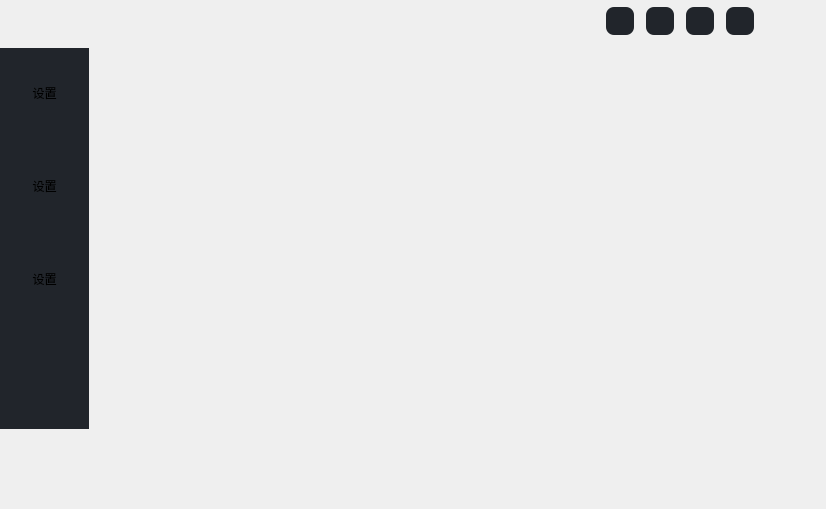
<?xml version="1.0" encoding="UTF-8"?>
<ui version="4.0">
 <class>Form</class>
 <widget class="QWidget" name="Form">
  <property name="geometry">
   <rect>
    <x>0</x>
    <y>0</y>
    <width>826</width>
    <height>509</height>
   </rect>
  </property>
  <property name="windowTitle">
   <string>Form</string>
  </property>
  <widget class="QLabel" name="backgraoud">
   <property name="geometry">
    <rect>
     <x>-90</x>
     <y>-110</y>
     <width>942</width>
     <height>645</height>
    </rect>
   </property>
   <property name="text">
    <string/>
   </property>
   <property name="pixmap">
    <pixmap>pic/background.png</pixmap>
   </property>
   <property name="scaledContents">
    <bool>true</bool>
   </property>
  </widget>
  <widget class="QLabel" name="top">
   <property name="geometry">
    <rect>
     <x>-92</x>
     <y>-10</y>
     <width>942</width>
     <height>68</height>
    </rect>
   </property>
   <property name="text">
    <string/>
   </property>
   <property name="pixmap">
    <pixmap>pic/topLeft.png</pixmap>
   </property>
   <property name="scaledContents">
    <bool>true</bool>
   </property>
  </widget>
  <widget class="QWidget" name="layoutWidget">
   <property name="geometry">
    <rect>
     <x>600</x>
     <y>-180</y>
     <width>161</width>
     <height>402</height>
    </rect>
   </property>
   <layout class="QHBoxLayout" name="rightButtons">
    <item>
     <widget class="QPushButton" name="settingsTopBtn">
      <property name="minimumSize">
       <size>
        <width>28</width>
        <height>28</height>
       </size>
      </property>
      <property name="maximumSize">
       <size>
        <width>28</width>
        <height>28</height>
       </size>
      </property>
      <property name="cursor">
       <cursorShape>PointingHandCursor</cursorShape>
      </property>
      <property name="toolTip">
       <string>Settings</string>
      </property>
      <property name="autoFillBackground">
       <bool>false</bool>
      </property>
      <property name="styleSheet">
       <string notr="true">QPushButton {
    background-color: rgb(33, 37, 43);
    border: none;
    border-radius: 8px;
    padding: 6px;
}

QPushButton:hover {
    background-color: rgb(45, 50, 60);
}

QPushButton:pressed {
    background-color: rgb(25, 28, 33);
}
</string>
      </property>
      <property name="text">
       <string/>
      </property>
      <property name="icon">
       <iconset>
        <normaloff>pic/set.png</normaloff>pic/set.png</iconset>
      </property>
      <property name="iconSize">
       <size>
        <width>18</width>
        <height>18</height>
       </size>
      </property>
     </widget>
    </item>
    <item>
     <widget class="QPushButton" name="minimizeAppBtn">
      <property name="minimumSize">
       <size>
        <width>28</width>
        <height>28</height>
       </size>
      </property>
      <property name="maximumSize">
       <size>
        <width>28</width>
        <height>28</height>
       </size>
      </property>
      <property name="cursor">
       <cursorShape>PointingHandCursor</cursorShape>
      </property>
      <property name="toolTip">
       <string>Minimize</string>
      </property>
      <property name="autoFillBackground">
       <bool>false</bool>
      </property>
      <property name="styleSheet">
       <string notr="true">QPushButton {
    background-color: rgb(33, 37, 43);
    border: none;
    border-radius: 8px;
    padding: 6px;
}

QPushButton:hover {
    background-color: rgb(45, 50, 60);
}

QPushButton:pressed {
    background-color: rgb(25, 28, 33);
}
</string>
      </property>
      <property name="text">
       <string/>
      </property>
      <property name="icon">
       <iconset>
        <normaloff>pic/min.png</normaloff>pic/min.png</iconset>
      </property>
      <property name="iconSize">
       <size>
        <width>18</width>
        <height>18</height>
       </size>
      </property>
     </widget>
    </item>
    <item>
     <widget class="QPushButton" name="maximizeRestoreAppBtn">
      <property name="minimumSize">
       <size>
        <width>28</width>
        <height>28</height>
       </size>
      </property>
      <property name="maximumSize">
       <size>
        <width>28</width>
        <height>28</height>
       </size>
      </property>
      <property name="font">
       <font>
        <family>Segoe UI</family>
        <pointsize>10</pointsize>
        <italic>false</italic>
        <bold>false</bold>
        <stylestrategy>PreferDefault</stylestrategy>
       </font>
      </property>
      <property name="cursor">
       <cursorShape>PointingHandCursor</cursorShape>
      </property>
      <property name="toolTip">
       <string>Maximize</string>
      </property>
      <property name="autoFillBackground">
       <bool>false</bool>
      </property>
      <property name="styleSheet">
       <string notr="true">QPushButton {
    background-color: rgb(33, 37, 43);
    border: none;
    border-radius: 8px;
    padding: 6px;
}

QPushButton:hover {
    background-color: rgb(45, 50, 60);
}

QPushButton:pressed {
    background-color: rgb(25, 28, 33);
}
</string>
      </property>
      <property name="text">
       <string/>
      </property>
      <property name="icon">
       <iconset>
        <normaloff>pic/max.png</normaloff>pic/max.png</iconset>
      </property>
      <property name="iconSize">
       <size>
        <width>18</width>
        <height>18</height>
       </size>
      </property>
     </widget>
    </item>
    <item>
     <widget class="QPushButton" name="closeAppBtn">
      <property name="minimumSize">
       <size>
        <width>28</width>
        <height>28</height>
       </size>
      </property>
      <property name="maximumSize">
       <size>
        <width>28</width>
        <height>28</height>
       </size>
      </property>
      <property name="cursor">
       <cursorShape>PointingHandCursor</cursorShape>
      </property>
      <property name="toolTip">
       <string>Close</string>
      </property>
      <property name="autoFillBackground">
       <bool>false</bool>
      </property>
      <property name="styleSheet">
       <string notr="true">QPushButton {
    background-color: rgb(33, 37, 43);
    border: none;
    border-radius: 8px;
    padding: 6px;
}

QPushButton:hover {
    background-color: rgb(45, 50, 60);
}

QPushButton:pressed {
    background-color: rgb(25, 28, 33);
}
</string>
      </property>
      <property name="text">
       <string/>
      </property>
      <property name="icon">
       <iconset>
        <normaloff>pic/exit.png</normaloff>pic/exit.png</iconset>
      </property>
      <property name="iconSize">
       <size>
        <width>16</width>
        <height>16</height>
       </size>
      </property>
     </widget>
    </item>
   </layout>
  </widget>
  <widget class="QWidget" name="sideBar" native="true">
   <property name="geometry">
    <rect>
     <x>0</x>
     <y>48</y>
     <width>89</width>
     <height>381</height>
    </rect>
   </property>
   <property name="styleSheet">
    <string notr="true">QWidget{
	background-color: rgb(33, 37, 43);  /* 设置背景色为灰色 */
}
</string>
   </property>
   <layout class="QGridLayout" name="gridLayout">
    <property name="leftMargin">
     <number>0</number>
    </property>
    <property name="topMargin">
     <number>0</number>
    </property>
    <property name="rightMargin">
     <number>0</number>
    </property>
    <property name="bottomMargin">
     <number>0</number>
    </property>
    <property name="spacing">
     <number>0</number>
    </property>
    <item row="2" column="0">
     <widget class="QToolButton" name="toolButton_3">
      <property name="styleSheet">
       <string notr="true">/* 默认 */
QToolButton{   
	border-top: 3px outset transparent;           /* 上边框宽度3像素、突出显示、颜色为透明 */
	border-bottom: 7px outset transparent;
	border-right: 3px outset transparent;
	border-left: 3px outset transparent;
    min-width: 80px;                            /* 控件最小宽度 */
    min-height: 80px;
	background-color: rgb(33, 37, 43);
}

/* 鼠标悬停 */
QToolButton:hover{
	background-color: rgb(205, 205, 205);
}

/* 点击和按下 */
QToolButton:pressed,QToolButton:checked{
	border-left: 3px outset rgb(93, 95, 97);  /* 左边框宽度3像素、突出显示、颜色为深深灰 */
	background-color: rgb(246, 246, 246);	
}

QPushButton:default {
    border-color: navy; /* make the default button prominent */
}
</string>
      </property>
      <property name="text">
       <string>设置</string>
      </property>
      <property name="icon">
       <iconset>
        <normaloff>pic/set.png</normaloff>pic/set.png</iconset>
      </property>
      <property name="iconSize">
       <size>
        <width>30</width>
        <height>30</height>
       </size>
      </property>
      <property name="checkable">
       <bool>true</bool>
      </property>
      <property name="autoExclusive">
       <bool>true</bool>
      </property>
      <property name="toolButtonStyle">
       <enum>Qt::ToolButtonTextUnderIcon</enum>
      </property>
     </widget>
    </item>
    <item row="0" column="0">
     <widget class="QToolButton" name="toolButton">
      <property name="styleSheet">
       <string notr="true">/* 默认 */
QToolButton{   
	border-top: 3px outset transparent;           /* 上边框宽度3像素、突出显示、颜色为透明 */
	border-bottom: 7px outset transparent;
	border-right: 3px outset transparent;
	border-left: 3px outset transparent;
    min-width: 80px;                            /* 控件最小宽度 */
    min-height: 80px;
	background-color: rgb(33, 37, 43);
}

/* 鼠标悬停 */
QToolButton:hover{
	background-color: rgb(205, 205, 205);
}

/* 点击和按下 */
QToolButton:pressed,QToolButton:checked{
	border-left: 3px outset rgb(93, 95, 97);  /* 左边框宽度3像素、突出显示、颜色为深深灰 */
	background-color: rgb(246, 246, 246);	
}

QPushButton:default {
    border-color: navy; /* make the default button prominent */
}
</string>
      </property>
      <property name="text">
       <string>设置</string>
      </property>
      <property name="icon">
       <iconset>
        <normaloff>pic/set.png</normaloff>pic/set.png</iconset>
      </property>
      <property name="iconSize">
       <size>
        <width>30</width>
        <height>30</height>
       </size>
      </property>
      <property name="checkable">
       <bool>true</bool>
      </property>
      <property name="autoExclusive">
       <bool>true</bool>
      </property>
      <property name="toolButtonStyle">
       <enum>Qt::ToolButtonTextUnderIcon</enum>
      </property>
     </widget>
    </item>
    <item row="1" column="0">
     <widget class="QToolButton" name="toolButton_2">
      <property name="styleSheet">
       <string notr="true">/* 默认 */
QToolButton{   
	border-top: 3px outset transparent;           /* 上边框宽度3像素、突出显示、颜色为透明 */
	border-bottom: 7px outset transparent;
	border-right: 3px outset transparent;
	border-left: 3px outset transparent;
    min-width: 80px;                            /* 控件最小宽度 */
    min-height: 80px;
	background-color: rgb(33, 37, 43);
}

/* 鼠标悬停 */
QToolButton:hover{
	background-color: rgb(205, 205, 205);
}

/* 点击和按下 */
QToolButton:pressed,QToolButton:checked{
	border-left: 3px outset rgb(93, 95, 97);  /* 左边框宽度3像素、突出显示、颜色为深深灰 */
	background-color: rgb(246, 246, 246);	
}

QPushButton:default {
    border-color: navy; /* make the default button prominent */
}
</string>
      </property>
      <property name="text">
       <string>设置</string>
      </property>
      <property name="icon">
       <iconset>
        <normaloff>pic/set.png</normaloff>pic/set.png</iconset>
      </property>
      <property name="iconSize">
       <size>
        <width>30</width>
        <height>30</height>
       </size>
      </property>
      <property name="checkable">
       <bool>true</bool>
      </property>
      <property name="autoExclusive">
       <bool>true</bool>
      </property>
      <property name="toolButtonStyle">
       <enum>Qt::ToolButtonTextUnderIcon</enum>
      </property>
     </widget>
    </item>
    <item row="3" column="0">
     <spacer name="verticalSpacer">
      <property name="orientation">
       <enum>Qt::Vertical</enum>
      </property>
      <property name="sizeHint" stdset="0">
       <size>
        <width>20</width>
        <height>40</height>
       </size>
      </property>
     </spacer>
    </item>
   </layout>
  </widget>
 </widget>
 <resources>
  <include location="resources.qrc"/>
 </resources>
 <connections/>
</ui>
